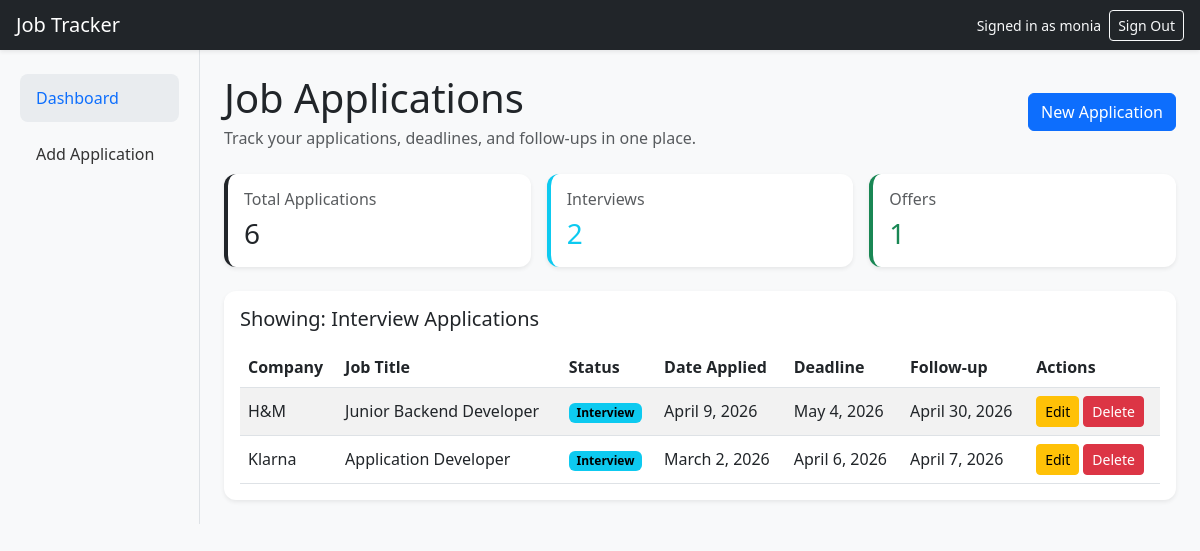
Screenshot of /?status=interview (signed in) with the database file from the repository.
### tracker/models.py (models this page shows, shortened)
class JobApplication(models.Model):
    STATUS_CHOICES = [
        ("applied", "Applied"),
        ("interview", "Interview"),
        ("offer", "Offer"),
        ("rejected", "Rejected"),
        ("withdrawn", "Withdrawn"),
    ]
    user = models.ForeignKey(User, on_delete=models.CASCADE)
    company_name = models.CharField(max_length=100)
    job_title = models.CharField(max_length=100)
    status = models.CharField(
        max_length=20,
        choices=STATUS_CHOICES,
        default="applied",
    )
    date_applied = models.DateField()
    deadline = models.DateField(blank=True, null=True)
    follow_up_date = models.DateField(blank=True, null=True)
    contact_email = models.EmailField(blank=True)
    job_link = models.URLField(blank=True)
    notes = models.TextField(blank=True)

### tracker/views.py (the view)
# urls.py: path("", views.application_list, name="application_list"),
@login_required
def application_list(request):
    applications = JobApplication.objects.filter(user=request.user)
    status_filter = request.GET.get("status")
    if status_filter:
        applications = applications.filter(status=status_filter)
    stats = JobApplication.objects.filter(user=request.user).aggregate(
        total_applications=Count("id"),
        interview_count=Count("id", filter=Q(status="interview")),
        offer_count=Count("id", filter=Q(status="offer")),
    )
    return render(
        request,
        "tracker/application_list.html",
        {
            "applications": applications,
            "total_applications": stats["total_applications"],
            "interview_count": stats["interview_count"],
            "offer_count": stats["offer_count"],
            "status_filter": status_filter,
        },
    )

### tracker/templates/tracker/application_list.html
{% extends "tracker/base.html" %} {% block content %}
<div
  class="d-flex flex-column flex-sm-row justify-content-between align-items-start align-items-sm-center gap-3 mb-4"
>
  <div>
    <h1 class="mb-1">Job Applications</h1>
    <p class="text-muted mb-0">
      Track your applications, deadlines, and follow-ups in one place.
    </p>
  </div>
  <a href="{% url 'add_application' %}" class="btn btn-primary">
    New Application
  </a>
</div>
<div class="row g-3 mb-4">
  <div class="col-md-4">
    <a
      href="{% url 'application_list' %}"
      class="text-decoration-none text-dark"
    >
      <div
        class="card shadow-sm border-0 h-100 dashboard-card border-start border-4 border-dark"
      >
        <div class="card-body">
          <h6 class="text-muted mb-2">Total Applications</h6>
          <h3 class="mb-0 text-dark">{{ total_applications }}</h3>
        </div>
      </div>
    </a>
  </div>
  <div class="col-md-4">
    <a
      href="{% url 'application_list' %}?status=interview"
      class="text-decoration-none text-dark"
    >
      <div
        class="card shadow-sm border-0 h-100 dashboard-card border-start border-4 border-info"
      >
        <div class="card-body">
          <h6 class="text-muted mb-2">Interviews</h6>
          <h3 class="mb-0 text-info">{{ interview_count }}</h3>
        </div>
      </div>
    </a>
  </div>
  <div class="col-md-4">
    <a
      href="{% url 'application_list' %}?status=offer"
      class="text-decoration-none text-dark"
    >
      <div
        class="card shadow-sm border-0 h-100 dashboard-card border-start border-4 border-success"
      >
        <div class="card-body">
          <h6 class="text-muted mb-2">Offers</h6>
          <h3 class="mb-0 text-success">{{ offer_count }}</h3>
        </div>
      </div>
    </a>
  </div>
</div>
<div class="card shadow-sm border-0">
  <div class="card-body">
    {% if status_filter == "interview" %}
    <h5 class="mb-3">Showing: Interview Applications</h5>
    {% elif status_filter == "offer" %}
    <h5 class="mb-3">Showing: Offer Applications</h5>
    {% else %}
    <h5 class="mb-3">Showing: All Applications</h5>
    {% endif %} {% if applications %}
    <div class="table-responsive">
      <table class="table table-striped table-hover align-middle mb-0">
        <thead>
          <tr>
            <th>Company</th>
            <th>Job Title</th>
            <th>Status</th>
            <th>Date Applied</th>
            <th>Deadline</th>
            <th>Follow-up</th>
            <th>Actions</th>
          </tr>
        </thead>
        <tbody>
          {% for application in applications %}
          <tr>
            <td>{{ application.company_name }}</td>
            <td>{{ application.job_title }}</td>
            <td>
              {% if application.status == "applied" %}
              <span class="badge text-bg-secondary">Applied</span>
              {% elif application.status == "interview" %}
              <span class="badge text-bg-info">Interview</span>
              {% elif application.status == "offer" %}
              <span class="badge text-bg-success">Offer</span>
              {% elif application.status == "rejected" %}
              <span class="badge text-bg-danger">Rejected</span>
              {% else %}
              <span class="badge text-bg-dark">Withdrawn</span>
              {% endif %}
            </td>
            <td>{{ application.date_applied }}</td>
            <td>{{ application.deadline }}</td>
            <td>{{ application.follow_up_date }}</td>
            <td>
              <a
                href="{% url 'edit_application' application.pk %}"
                class="btn btn-sm btn-warning"
              >
                Edit
              </a>
              <a
                href="{% url 'delete_application' application.pk %}"
                class="btn btn-sm btn-danger"
              >
                Delete
              </a>
            </td>
          </tr>
          {% endfor %}
        </tbody>
      </table>
    </div>
    {% else %}
    <p class="mb-0">No job applications found for this filter.</p>
    {% endif %}
  </div>
</div>
{% endblock %}

### tracker/templates/tracker/base.html (shortened to what this page needs)
{% load static %}
<!doctype html>
<html lang="en">
  <head>
    <link
      href="https://cdn.jsdelivr.net/npm/bootstrap@5.3.0/dist/css/bootstrap.min.css"
      rel="stylesheet"
    />
    <link rel="stylesheet" href="{% static 'tracker/css/style.css' %}" />
  </head>
  <body>
    <nav class="navbar navbar-dark bg-dark px-3 shadow-sm">
      <span class="navbar-brand mb-0 h1">Job Tracker</span>
      <div class="d-flex align-items-center gap-2 auth-nav">
        {% if user.is_authenticated %}
        <span class="text-light small">Signed in as {{ user.username }}</span>
        <a
          class="btn btn-outline-light btn-sm"
          href="{% url 'account_logout' %}"
        >
          Sign Out
        </a>
        {% endif %}
      </div>
    </nav>
    <div class="container-fluid">
      <div class="row">
        <aside class="col-12 col-md-2 bg-light sidebar py-3 py-md-4 border-end">
          <ul class="nav flex-column px-2">
            <li class="nav-item mb-2">
              <a
                class="nav-link {% if request.resolver_match.url_name == 'application_list' %}active{% endif %}"
                href="{% url 'application_list' %}"
              >
                Dashboard
              </a>
            </li>
            {% if user.is_authenticated %}
            <li class="nav-item mb-2">
              <a
                class="nav-link {% if request.resolver_match.url_name == 'add_application' %}active{% endif %}"
                href="{% url 'add_application' %}"
              >
                Add Application
              </a>
            </li>
            {% endif %}
          </ul>
        </aside>
        <main class="col-12 col-md-10 p-3 p-md-4">
           {% block content %}{% endblock %}
        </main>
      </div>
    </div>
  </body>
</html>

### tracker/static/tracker/css/style.css (style rules this page uses)
body { background-color: #f8f9fa; overflow-x: hidden; }
.sidebar { background-color: #f8f9fa; }
.sidebar .nav-link { color: #333; font-weight: 500; border-radius: 0.5rem; padding: 0.75rem 1rem; }
.sidebar .nav-link.active { background-color: #e9ecef; color: #0d6efd; }
.card { border-radius: 0.75rem; }
table td, table th { vertical-align: middle; }
.dashboard-card { transition: all 0.2s ease; cursor: pointer; }
html, body { width: 100%; overflow-x: hidden; }

### rows the page displays
JobApplication: company_name "H&M", job_title "Junior Backend Developer", status "Interview", date_applied "April 9, 2026", deadline "May 4, 2026", follow_up_date "April 30, 2026"
JobApplication: company_name "Klarna", job_title "Application Developer", status "Interview", date_applied "March 2, 2026", deadline "April 6, 2026", follow_up_date "April 7, 2026"

### other values shown
{{ user.username }} "monia"
{{ total_applications }} "6"
{{ interview_count }} "2"
{{ offer_count }} "1"
